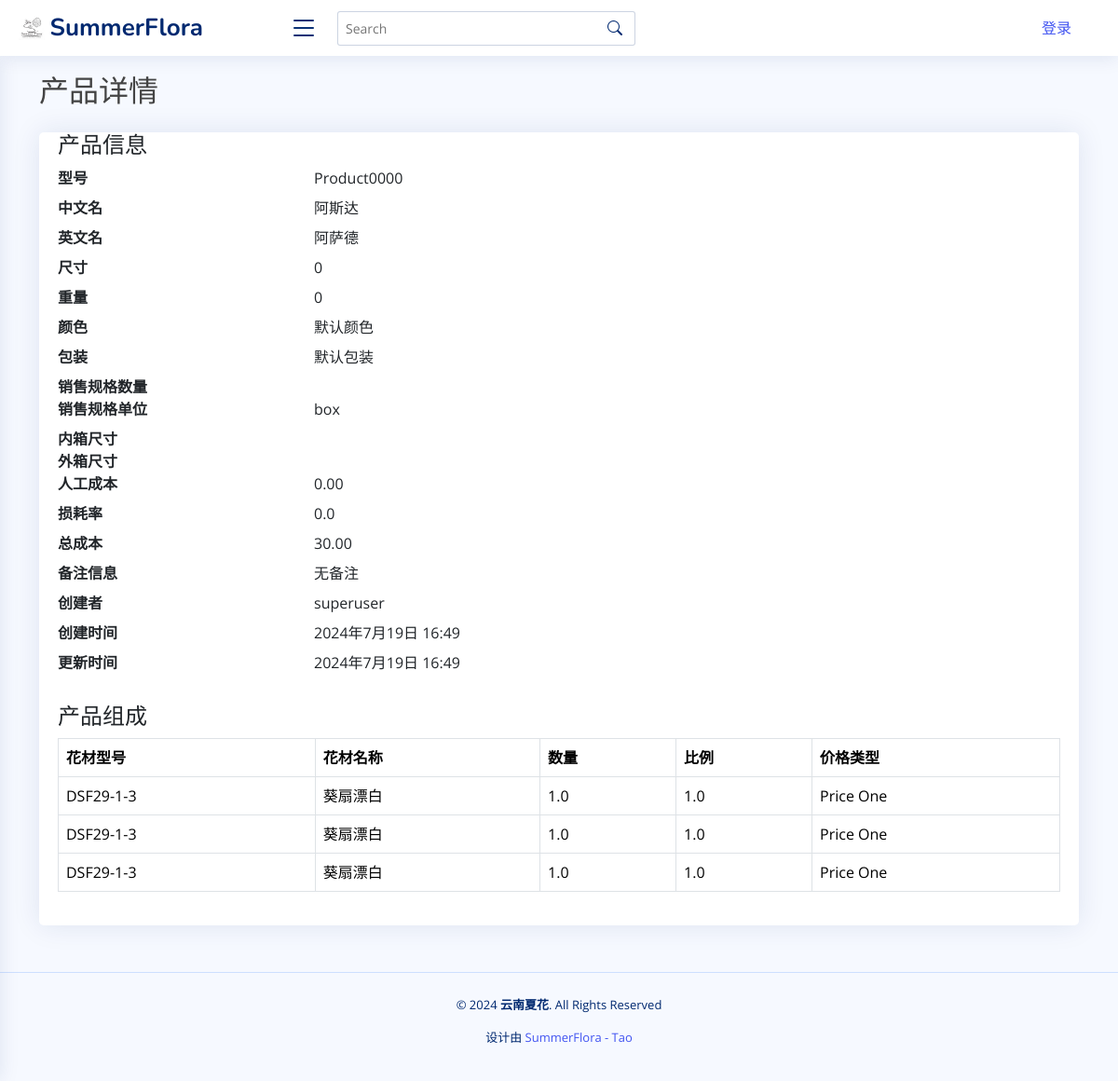
The app's page /product_details/Product0000/ with its own data.
### app01/models.py (models this page shows, shortened)
class Product(models.Model):
    model = models.CharField(
        max_length=100, blank=False, default="Product0000", primary_key=True
    )
    image = models.ImageField(
        upload_to="products/", null=True, blank=True, default=None
    )
    materials = models.ManyToManyField("FlowerMaterial", through="ProductMaterial")
    chinese_name = models.CharField(max_length=200)
    english_name = models.CharField(max_length=200)
    size = models.CharField(max_length=200, blank=True, default="0")
    weight = models.CharField(max_length=200, blank=True, default="0")
    color = models.CharField(max_length=200, blank=True, default="默认颜色")
    Package = models.CharField(max_length=200, blank=True, default="默认包装")
    sale_spec_quantity = models.CharField(
        max_length=200, help_text="销售规格的数字", blank=True, default=""
    )
    sale_spec_unit = models.CharField(
        max_length=10,
        help_text="销售规格的单位",
        choices=[("box", "box"), ("pcs", "pcs"), ("g", "g"), ("kg", "kg")],
        blank=True,
        null=True,
        default="box",
    )
    inner_box_long = models.FloatField(
        help_text="长度，单位：cm", null=True, blank=True, default=0.0
    )
    inner_box_width = models.FloatField(
        help_text="宽度，单位：cm", null=True, blank=True, default=0.0
    )
    inner_box_height = models.FloatField(
        help_text="高度，单位：cm", null=True, blank=True, default=0.0
    )
    outer_box_length = models.FloatField(
        help_text="长度，单位：cm", null=True, blank=True, default=0.0
    )
    outer_box_width = models.FloatField(
        help_text="宽度，单位：cm", null=True, blank=True, default=0.0
    )
    outer_box_height = models.FloatField(
        help_text="高度，单位：cm", null=True, blank=True, default=0.0
    )
    labor_cost = models.DecimalField(max_digits=10, decimal_places=2, default=0.0)
    loss_rate = models.FloatField(default=0.0)
    description = models.CharField(max_length=200, blank=True, default="无备注")
    created_by = models.ForeignKey(
        settings.AUTH_USER_MODEL,
        on_delete=models.SET_NULL,
        null=True,
        blank=True,
        default=None,
    )
    created_at = models.DateTimeField(editable=False)
    updated_at = models.DateTimeField()
    @property
    def inner_box_size(self):
        return (
            f"{self.inner_box_long} * {self.inner_box_width} * {self.inner_box_height} cm"
            if self.inner_box_long and self.inner_box_width and self.inner_box_height
            else ""
        )
    @property
    def outer_box_size(self):
        return (
            f"{self.outer_box_length} * {self.outer_box_width} * {self.outer_box_height} cm"
            if self.outer_box_length and self.outer_box_width and self.outer_box_height
            else ""
        )
    @property
    def cost(self):
        total_cost = Decimal(0)
        for material in self.productmaterial_set.all():
            if material.price_type == "price_one":
                material_cost = (
                    material.flower_material.price_one
                    * Decimal(material.quantity)
                    * Decimal(material.ratio)
                )
            else:
                material_cost = (
                    material.flower_material.price_two
                    * Decimal(material.quantity)
                    * Decimal(material.ratio)
                )
            total_cost += material_cost
        total_cost += self.labor_cost
        total_cost *= Decimal(1 + self.loss_rate)
        return total_cost

class ProductMaterial(models.Model):
    PRICE_TYPE_CHOICES = [
        ("price_one", "Price One"),
        ("price_two", "Price Two"),
    ]
    product = models.ForeignKey(Product, on_delete=models.CASCADE)
    flower_material = models.ForeignKey(FlowerMaterial, on_delete=models.CASCADE)
    quantity = models.FloatField(default=1.0)
    ratio = models.FloatField(default=1.0)
    price_type = models.CharField(
        max_length=10, choices=PRICE_TYPE_CHOICES, default="price_one"
    )

class FlowerMaterial(models.Model):
    model = models.CharField(
        max_length=100, blank=False, default="Material0000", primary_key=True
    )
    category = models.ForeignKey(
        Category, on_delete=models.SET_NULL, null=True, default="默认类型"
    )
    image = models.ImageField(upload_to="images/", null=True, blank=True, default=None)
    chinese_name = models.CharField(max_length=200, null=True, blank=True, default="")
    english_name = models.CharField(max_length=200, null=True, blank=True, default="")
    scientific_name = models.CharField(
        max_length=200, null=True, blank=True, default=""
    )
    color = models.CharField(max_length=200, null=True, blank=True, default="")
    chineses_specifications = models.CharField(
        max_length=200, null=True, blank=True, default="无中文规格"
    )
    size = models.CharField(
        max_length=200, help_text="单位：cm", blank=True, default=""
    )
    weight = models.CharField(
        max_length=200, help_text="单位：g", blank=True, default=""
    )
    sale_spec_quantity = models.CharField(
        max_length=200, help_text="销售规格的数字", blank=True, default=""
    )
    sale_spec_unit = models.CharField(
        max_length=10,
        help_text="销售规格的单位",
        choices=[("pcs", "pcs"), ("g", "g"), ("box", "box"), ("kg", "kg")],
        blank=True,
        null=True,
        default="pcs",
    )
    process = models.ForeignKey(
        Process, on_delete=models.SET_NULL, null=True, blank=True, default=None
    )
    outer_box_length = models.FloatField(
        help_text="长度，单位：cm", null=True, blank=True, default=0.0
    )
    outer_box_width = models.FloatField(
        help_text="宽度，单位：cm", null=True, blank=True, default=0.0
    )
    outer_box_height = models.FloatField(
        help_text="高度，单位：cm", null=True, blank=True, default=0.0
    )
    packing_quantity = models.IntegerField(
        help_text="单位：qty", null=True, blank=True, default=0
    )
    grade = models.ForeignKey(
        Grade, on_delete=models.SET_NULL, null=True, blank=True, default=None
    )
    supplier = models.ForeignKey(
        Supplier, on_delete=models.SET_NULL, null=True, blank=True, default=None
    )
    price_one = models.DecimalField(
        max_digits=10, decimal_places=2, null=True, blank=True, default=0.0
    )
    price_two = models.DecimalField(
        max_digits=10, decimal_places=2, null=True, blank=True, default=0.0
    )
    created_by = models.ForeignKey(
        settings.AUTH_USER_MODEL,
        on_delete=models.SET_NULL,
        null=True,
        blank=True,
        default=None,
    )
    created_at = models.DateTimeField(editable=False)
    updated_at = models.DateTimeField()

class CustomUser(AbstractUser):
    def __str__(self):
        return self.username

### app01/views.py (the view)
# urls.py: path("product_details/<str:model>/", views.product_details, name="product_details"),
def product_details(request, model):
    product = get_object_or_404(Product, model=model)
    materials = product.productmaterial_set.all()
    context = {"product": product, "materials": materials}
    return render(request, "product_details.html", context)

### app01/templates/product_details.html (shortened to what this page needs)
{% extends 'base.html' %}
{% load static %}
{% block content %}
<section class="section">
  <div class="container">
    <h2 class="mb-4">产品详情</h2>
    <div class="card">
      <div class="card-body">
        <h4>产品信息</h4>
        <dl class="row">
          <dt class="col-sm-3">型号</dt>
          <dd class="col-sm-9">{{ product.model }}</dd>
          <dt class="col-sm-3">中文名</dt>
          <dd class="col-sm-9">{{ product.chinese_name }}</dd>
          <dt class="col-sm-3">英文名</dt>
          <dd class="col-sm-9">{{ product.english_name }}</dd>
          <dt class="col-sm-3">尺寸</dt>
          <dd class="col-sm-9">{{ product.size }}</dd>
          <dt class="col-sm-3">重量</dt>
          <dd class="col-sm-9">{{ product.weight }}</dd>
          <dt class="col-sm-3">颜色</dt>
          <dd class="col-sm-9">{{ product.color }}</dd>
          <dt class="col-sm-3">包装</dt>
          <dd class="col-sm-9">{{ product.Package }}</dd>
          <dt class="col-sm-3">销售规格数量</dt>
          <dd class="col-sm-9">{{ product.sale_spec_quantity }}</dd>
          <dt class="col-sm-3">销售规格单位</dt>
          <dd class="col-sm-9">{{ product.get_sale_spec_unit_display }}</dd>
          <dt class="col-sm-3">内箱尺寸</dt>
          <dd class="col-sm-9">{{ product.inner_box_size }}</dd>
          <dt class="col-sm-3">外箱尺寸</dt>
          <dd class="col-sm-9">{{ product.outer_box_size }}</dd>
          <dt class="col-sm-3">人工成本</dt>
          <dd class="col-sm-9">{{ product.labor_cost }}</dd>
          <dt class="col-sm-3">损耗率</dt>
          <dd class="col-sm-9">{{ product.loss_rate }}</dd>
          <dt class="col-sm-3">总成本</dt>
          <dd class="col-sm-9">{{ product.cost }}</dd>
          <dt class="col-sm-3">备注信息</dt>
          <dd class="col-sm-9">{{ product.description }}</dd>
          <dt class="col-sm-3">创建者</dt>
          <dd class="col-sm-9">{{ product.created_by }}</dd>
          <dt class="col-sm-3">创建时间</dt>
          <dd class="col-sm-9">{{ product.created_at }}</dd>
          <dt class="col-sm-3">更新时间</dt>
          <dd class="col-sm-9">{{ product.updated_at }}</dd>
        </dl>
        <h4 class="mt-4">产品组成</h4>
        <table class="table table-bordered">
          <thead>
            <tr>
              <th>花材型号</th>
              <th>花材名称</th>
              <th>数量</th>
              <th>比例</th>
              <th>价格类型</th>
            </tr>
          </thead>
          <tbody>
            {% for material in materials %}
            <tr>
              <td>{{ material.flower_material.model }}</td>
              <td>{{ material.flower_material.chinese_name }}</td>
              <td>{{ material.quantity }}</td>
              <td>{{ material.ratio }}</td>
              <td>{{ material.get_price_type_display }}</td>
            </tr>
            {% endfor %}
          </tbody>
        </table>
      </div>
    </div>
  </div>
</section>
{% endblock %}

### app01/static/assets/css/style.css (style rules this page uses)
:root { scroll-behavior: smooth; }
body { font-family: "Open Sans", sans-serif; background: #f6f9ff; color: #444444; }
h1, h2, h3, h4, h5, h6 { font-family: "Nunito", sans-serif; }
.card { margin-bottom: 30px; border: none; border-radius: 5px; box-shadow: 0px 0 30px rgba(1, 41, 112, 0.1); }
.card-body { padding: 0 20px 20px 20px; }

### records on screen
Product: model "Product0000", chinese_name "阿斯达", english_name "阿萨德", size "0", weight "0", color "默认颜色", Package "默认包装", sale_spec_unit "box", labor_cost "0.00", loss_rate "0.0", cost "30.00", description "无备注", created_by "superuser", created_at "2024年7月19日 16:49", updated_at "2024年7月19日 16:49"
ProductMaterial: flower_material.model "DSF29-1-3", flower_material.chinese_name "葵扇漂白", quantity "1.0", ratio "1.0", price_type "Price One"
ProductMaterial: flower_material.model "DSF29-1-3", flower_material.chinese_name "葵扇漂白", quantity "1.0", ratio "1.0", price_type "Price One"
ProductMaterial: flower_material.model "DSF29-1-3", flower_material.chinese_name "葵扇漂白", quantity "1.0", ratio "1.0", price_type "Price One"
